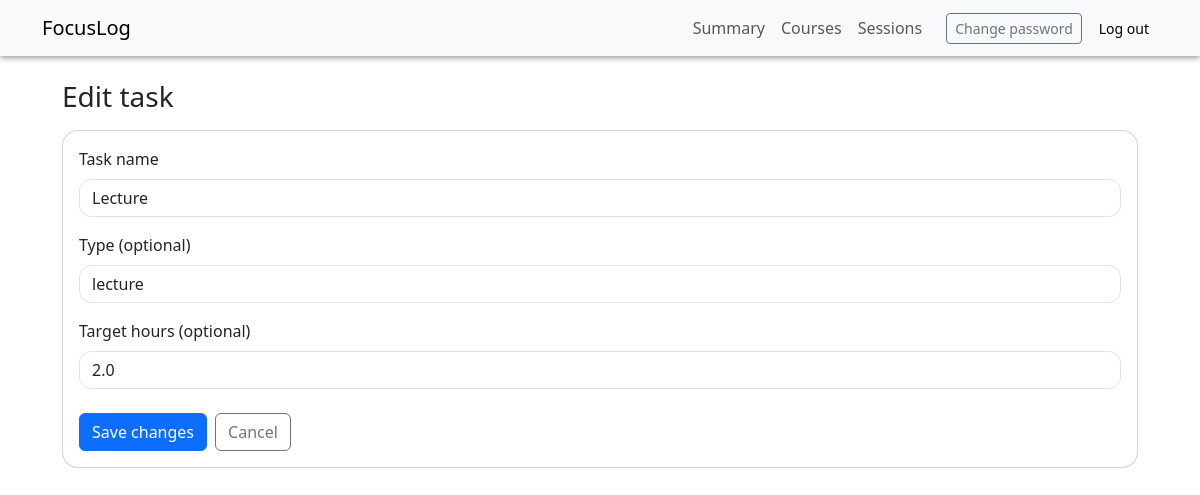
Screenshot of /tasks/1/edit (signed in) with the database file from the repository.
### tables this page shows
CREATE TABLE tasks (
    id           INTEGER PRIMARY KEY AUTOINCREMENT,
    module_id    INTEGER NOT NULL,
    name         TEXT NOT NULL,
    type         TEXT,
    order_index  INTEGER NOT NULL DEFAULT 1,
    target_hours REAL,
    completed    INTEGER NOT NULL DEFAULT 0,
    FOREIGN KEY (module_id) REFERENCES modules(id)
);

### app.py (the view, shortened to what this page needs)
@app.route("/tasks/<int:task_id>/edit", methods=["GET", "POST"])
@login_required
def task_edit(task_id):
    task = get_task_or_404(task_id)
    module = get_module_or_404(task["module_id"])
    db = get_db()
    if request.method == "GET":
        return render_template("tasks/form.html", module=module, task=task)

### app.py (called while the page is built)
def get_db():
    if "db" not in g:
        db_path = app.config["DATABASE"]
        conn = sqlite3.connect(db_path)
        conn.row_factory = sqlite3.Row
        g.db = conn
    return g.db

def get_module_or_404(module_id):
    user_id = session.get("user_id")
    db = get_db()
    cur = db.execute(
        """
        SELECT m.*, c.name AS course_name
        FROM modules m
        JOIN courses c ON m.course_id = c.id
        WHERE m.id = ? AND c.user_id = ?
        """,
        (module_id, user_id),
    )
    module = cur.fetchone()
    if module is None:
        abort(404)
    return module

def get_task_or_404(task_id):
    user_id = session.get("user_id")
    db = get_db()
    cur = db.execute(
        """
        SELECT t.*,
               m.name AS module_name,
               m.id   AS module_id,
               c.name AS course_name,
               c.id   AS course_id
        FROM tasks t
        JOIN modules m ON t.module_id = m.id
        JOIN courses c ON m.course_id = c.id
        WHERE t.id = ? AND c.user_id = ?
        """,
        (task_id, user_id),
    )
    task = cur.fetchone()
    if task is None:
        abort(404)
    return task

### helpers.py (called while the page is built)
def login_required(f):
    @wraps(f)
    def decorated(*args, **kwargs):
        if "user_id" not in session:
            return redirect(url_for("login"))
        return f(*args, **kwargs)
    return decorated

### templates/tasks/form.html (shortened to what this page needs)
{% extends "layout.html" %}
{% block body %}
<h1 class="h3 mb-3">
  {% if task %}Edit task{% else %}New task{% endif %}
</h1>
<div class="card p-3">
  <form
    action="{% if task %}{{ url_for('task_edit', task_id=task.id) }}{% else %}{{ url_for('task_new', module_id=module.id) }}{% endif %}"
    method="post"
    class="constrained-form"
  >
    <div class="mb-3">
      <label for="name" class="form-label">Task name</label>
      <input
        class="form-control"
        id="name"
        name="name"
        required
        value="{{ task and task.name or '' }}"
      >
    </div>
    <div class="mb-3">
      <label for="type" class="form-label">Type (optional)</label>
      <input
        class="form-control"
        id="type"
        name="type"
        placeholder="e.g. lecture, section, problem set"
        value="{{ task and task.type or '' }}"
      >
    </div>
    <div class="mb-4">
      <label for="target_hours" class="form-label">Target hours (optional)</label>
      <input
        class="form-control"
        id="target_hours"
        name="target_hours"
        type="number"
        min="0"
        step="0.5"
        value="{{ task and task.target_hours or '' }}"
      >
    </div>
    <div class="d-flex gap-2">
      <button class="btn btn-primary" type="submit">
        {% if task %}Save changes{% else %}Create task{% endif %}
      </button>
      <a
        class="btn btn-outline-secondary"
        href="{{ url_for('module_detail', module_id=module.id) }}"
      >
        Cancel
      </a>
    </div>
  </form>
</div>
{% endblock %}

### static/styles.css (style rules this page uses)
body { min-height: 100vh; }
.card { border-radius: 1rem; }
.form-control, .form-select, textarea.form-control { border-radius: 0.75rem; }

### rows the page displays
tasks: name "Lecture", type "lecture", target_hours "2.0"
